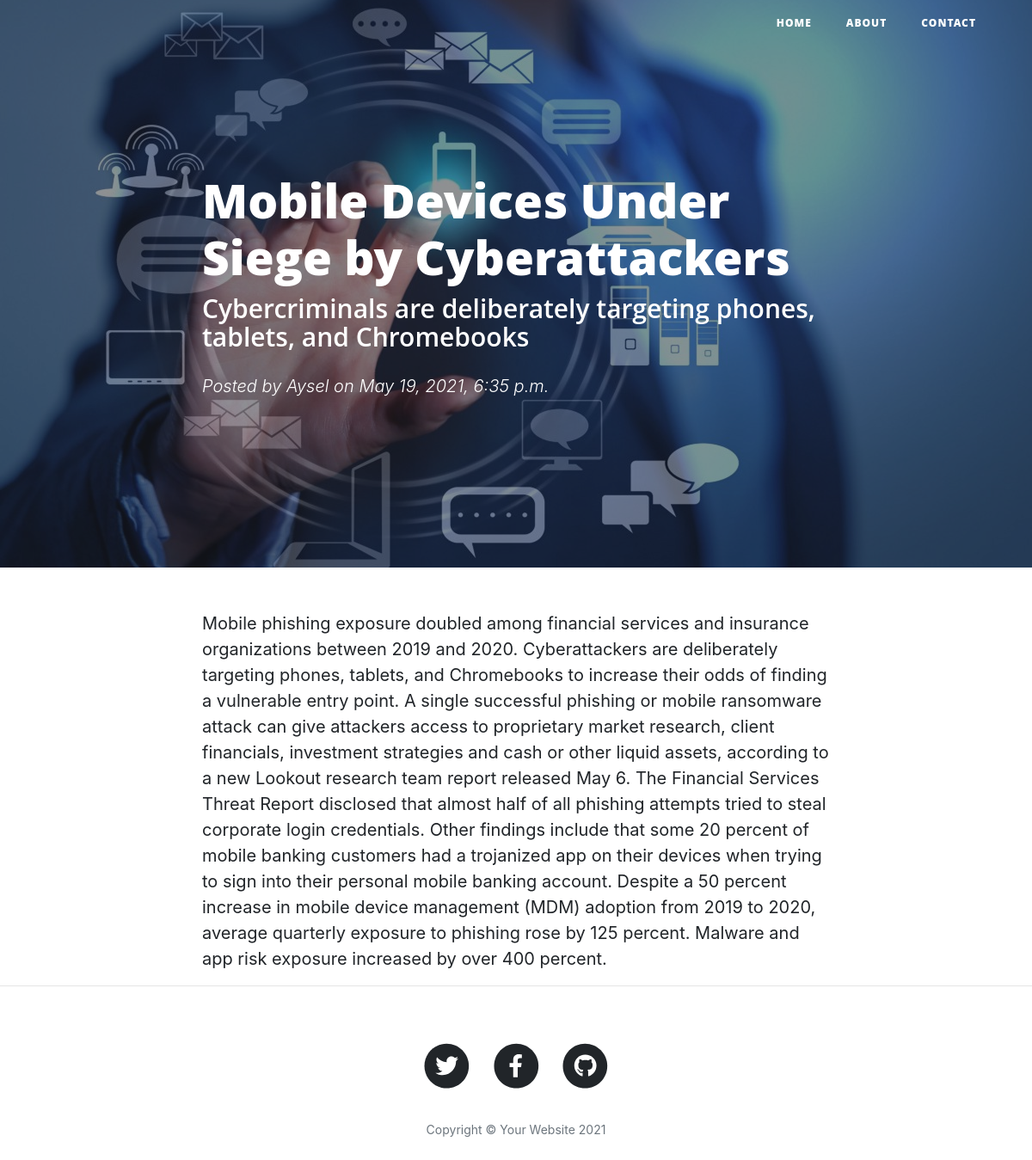
Screenshot of /post/3/ with the database file from the repository.
### blog/models.py (models this page shows, shortened)
class Post(models.Model):
    title = models.CharField(max_length=100)
    subtitle = models.CharField(max_length=100)
    content = RichTextField()
    author = models.ForeignKey('auth.User', on_delete=models.CASCADE)
    date = models.DateTimeField(auto_now_add=True)
    image = models.ImageField(upload_to='images/',null=True)
    class Meta :
        ordering = ['-date']

### blog/views.py (the view)
# urls.py: path('post/<int:pk>/', BlogDetailView.as_view(),name = 'post'),
class BlogDetailView(DetailView):
    model = Post
    template_name = 'post.html'

### templates/post.html
{% extends 'base.html' %}
{% block content %}
        <header class="masthead" style="background-image: url({{post.image.url}})">
            <div class="overlay"></div>
            <div class="container">
                <div class="row">
                    <div class="col-lg-8 col-md-10 mx-auto">
                        <div class="post-heading">
                            <h1>{{ post.title}}</h1>
                            <h2 class="subheading">{{ post.subtitle}}</h2>
                            <span class="meta">
                                Posted by
                                <a href="#!">{{ post.author}}</a>
                                on {{ post.date}}
                            </span>
                        </div>
                    </div>
                </div>
            </div>
        </header>
        <article>
            <div class="container">
                <div class="row">
                    <div class="col-lg-8 col-md-10 mx-auto">
                       {{post.content | safe }}
                    </div>
                </div>
            </div>
        </article>
        <hr />
{% endblock content %}

### rows the page displays
Post: image (picture), title "Mobile Devices Under Siege by Cyberattackers", subtitle "Cybercriminals are deliberately targeting phones, tablets, and Chromebooks", author "Aysel", date "May 19, 2021, 6:35 p.m.", content "Mobile phishing exposure doubled among financial services and insurance organizations between 2019 and 2020. Cyberattackers are deliberately targeting phones, tablets, and Chromebooks to increase their odds of finding a vulnerable entry point. A single successful phishing or mobile ransomware attack can give attackers access to proprietary market research, client financials, investment strategies and cash or other liquid assets, according to a new Lookout research team report released May 6. The Financial Services Threat Report disclosed that almost half of all phishing attempts tried to steal corporate login credentials. Other findings include that some 20 percent of mobile banking…"
